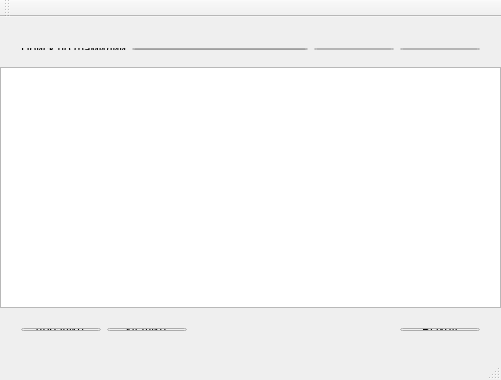
<?xml version="1.0" encoding="UTF-8"?>
<ui version="4.0">
 <class>MainWindow</class>
 <widget class="QMainWindow" name="MainWindow">
  <property name="enabled">
   <bool>true</bool>
  </property>
  <property name="geometry">
   <rect>
    <x>0</x>
    <y>0</y>
    <width>501</width>
    <height>380</height>
   </rect>
  </property>
  <property name="minimumSize">
   <size>
    <width>501</width>
    <height>360</height>
   </size>
  </property>
  <property name="maximumSize">
   <size>
    <width>501</width>
    <height>380</height>
   </size>
  </property>
  <property name="windowTitle">
   <string>MainWindow</string>
  </property>
  <widget class="QWidget" name="centralWidget">
   <widget class="QTableView" name="tableView">
    <property name="geometry">
     <rect>
      <x>0</x>
      <y>50</y>
      <width>501</width>
      <height>241</height>
     </rect>
    </property>
    <property name="sortingEnabled">
     <bool>false</bool>
    </property>
   </widget>
   <widget class="QWidget" name="">
    <property name="geometry">
     <rect>
      <x>10</x>
      <y>20</y>
      <width>481</width>
      <height>24</height>
     </rect>
    </property>
    <layout class="QHBoxLayout" name="horizontalLayout">
     <item>
      <widget class="QLabel" name="label">
       <property name="text">
        <string>Поиск по фамилии</string>
       </property>
      </widget>
     </item>
     <item>
      <widget class="QLineEdit" name="findEdit"/>
     </item>
     <item>
      <widget class="QPushButton" name="pushFind">
       <property name="text">
        <string>Найти</string>
       </property>
      </widget>
     </item>
     <item>
      <widget class="QPushButton" name="pushReset">
       <property name="text">
        <string>Сброс</string>
       </property>
      </widget>
     </item>
    </layout>
   </widget>
   <widget class="QWidget" name="">
    <property name="geometry">
     <rect>
      <x>10</x>
      <y>300</y>
      <width>481</width>
      <height>25</height>
     </rect>
    </property>
    <layout class="QHBoxLayout" name="horizontalLayout_4">
     <item>
      <layout class="QHBoxLayout" name="horizontalLayout_2">
       <item>
        <widget class="QPushButton" name="addData">
         <property name="text">
          <string>Добавить</string>
         </property>
        </widget>
       </item>
       <item>
        <widget class="QPushButton" name="removeData">
         <property name="text">
          <string>Удалить</string>
         </property>
        </widget>
       </item>
      </layout>
     </item>
     <item>
      <layout class="QHBoxLayout" name="horizontalLayout_3">
       <item>
        <spacer name="horizontalSpacer">
         <property name="orientation">
          <enum>Qt::Horizontal</enum>
         </property>
         <property name="sizeHint" stdset="0">
          <size>
           <width>98</width>
           <height>20</height>
          </size>
         </property>
        </spacer>
       </item>
       <item>
        <widget class="QPushButton" name="pushButton">
         <property name="text">
          <string>Выход</string>
         </property>
        </widget>
       </item>
      </layout>
     </item>
    </layout>
   </widget>
  </widget>
  <widget class="QStatusBar" name="statusBar"/>
  <widget class="QToolBar" name="mainToolBar">
   <property name="enabled">
    <bool>true</bool>
   </property>
   <property name="maximumSize">
    <size>
     <width>16777215</width>
     <height>16777215</height>
    </size>
   </property>
   <attribute name="toolBarArea">
    <enum>TopToolBarArea</enum>
   </attribute>
   <attribute name="toolBarBreak">
    <bool>false</bool>
   </attribute>
  </widget>
  <widget class="QMenuBar" name="menuBar">
   <property name="geometry">
    <rect>
     <x>0</x>
     <y>0</y>
     <width>501</width>
     <height>20</height>
    </rect>
   </property>
  </widget>
 </widget>
 <layoutdefault spacing="6" margin="11"/>
 <resources/>
 <connections>
  <connection>
   <sender>addData</sender>
   <signal>clicked()</signal>
   <receiver>MainWindow</receiver>
   <slot>on_addAbonent()</slot>
   <hints>
    <hint type="sourcelabel">
     <x>42</x>
     <y>347</y>
    </hint>
    <hint type="destinationlabel">
     <x>500</x>
     <y>148</y>
    </hint>
   </hints>
  </connection>
  <connection>
   <sender>tableView</sender>
   <signal>clicked(QModelIndex)</signal>
   <receiver>MainWindow</receiver>
   <slot>on_Row(QModelIndex)</slot>
   <hints>
    <hint type="sourcelabel">
     <x>362</x>
     <y>255</y>
    </hint>
    <hint type="destinationlabel">
     <x>500</x>
     <y>305</y>
    </hint>
   </hints>
  </connection>
  <connection>
   <sender>tableView</sender>
   <signal>doubleClicked(QModelIndex)</signal>
   <receiver>MainWindow</receiver>
   <slot>slotEditRecord(QModelIndex)</slot>
   <hints>
    <hint type="sourcelabel">
     <x>400</x>
     <y>198</y>
    </hint>
    <hint type="destinationlabel">
     <x>500</x>
     <y>224</y>
    </hint>
   </hints>
  </connection>
  <connection>
   <sender>pushFind</sender>
   <signal>clicked()</signal>
   <receiver>MainWindow</receiver>
   <slot>on_findAbonent()</slot>
   <hints>
    <hint type="sourcelabel">
     <x>375</x>
     <y>77</y>
    </hint>
    <hint type="destinationlabel">
     <x>500</x>
     <y>71</y>
    </hint>
   </hints>
  </connection>
  <connection>
   <sender>pushReset</sender>
   <signal>clicked()</signal>
   <receiver>MainWindow</receiver>
   <slot>on_Reset()</slot>
   <hints>
    <hint type="sourcelabel">
     <x>456</x>
     <y>63</y>
    </hint>
    <hint type="destinationlabel">
     <x>500</x>
     <y>41</y>
    </hint>
   </hints>
  </connection>
  <connection>
   <sender>pushButton</sender>
   <signal>clicked()</signal>
   <receiver>MainWindow</receiver>
   <slot>close()</slot>
   <hints>
    <hint type="sourcelabel">
     <x>411</x>
     <y>347</y>
    </hint>
    <hint type="destinationlabel">
     <x>500</x>
     <y>336</y>
    </hint>
   </hints>
  </connection>
 </connections>
 <slots>
  <slot>on_addAbonent()</slot>
  <slot>on_Row(QModelIndex)</slot>
  <slot>slotEditRecord(QModelIndex)</slot>
  <slot>on_findAbonent()</slot>
  <slot>on_Reset()</slot>
 </slots>
</ui>
